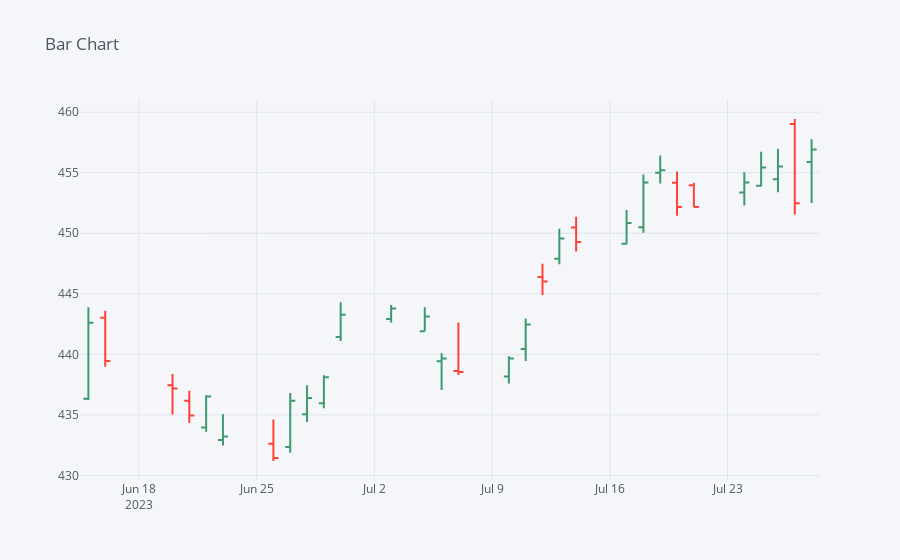

This figure's notebook cell:
### Code cell
# Ploting OHLC data
df3[-30:].iplot(kind='ohlc', title='Bar Chart')

### Figure 1 — Plotly figure (JSON) as saved in the notebook; plotly's stock layout.template omitted (floating-point values rounded to 4 significant figures)
{"data": [{"close": [442.6, 439.5, 437.2, 434.9, 436.5, 433.2, 431.4, 436.2, 436.4, 438.1, 443.3, 443.8, 443.1, 439.7, 438.5, 439.7, 442.5, 446.0, 449.6, 449.3, 450.8, 454.2, 455.2, 452.2, 452.2, 454.2, 455.4, 455.5, 452.5, 456.9], "high": [443.9, 443.6, 438.4, 437.0, 436.6, 435.1, 434.6, 436.8, 437.4, 438.3, 444.3, 444.1, 443.9, 440.1, 442.6, 439.8, 443.0, 447.5, 450.4, 451.4, 451.9, 454.9, 456.4, 455.1, 454.2, 455.0, 456.7, 457.0, 459.4, 457.8], "low": [436.2, 439.0, 435.0, 434.3, 433.6, 432.5, 431.2, 431.9, 434.4, 435.5, 441.1, 442.6, 441.9, 437.1, 438.3, 437.6, 439.4, 444.9, 447.5, 448.5, 449.1, 450.0, 454.1, 451.4, 452.2, 452.3, 453.9, 453.4, 451.5, 452.5], "open": [436.3, 443.0, 437.5, 436.2, 434.0, 432.9, 432.6, 432.4, 435.0, 436.0, 441.4, 442.9, 441.9, 439.4, 438.6, 438.2, 440.5, 446.4, 447.9, 450.5, 449.1, 450.5, 455.0, 454.2, 454.0, 453.4, 453.9, 454.5, 459.0, 455.9], "showlegend": false, "type": "ohlc", "x": ["2023-06-15", "2023-06-16", "2023-06-20", "2023-06-21", "2023-06-22", "2023-06-23", "2023-06-26", "2023-06-27", "2023-06-28", "2023-06-29", "2023-06-30", "2023-07-03", "2023-07-05", "2023-07-06", "2023-07-07", "2023-07-10", "2023-07-11", "2023-07-12", "2023-07-13", "2023-07-14", "2023-07-17", "2023-07-18", "2023-07-19", "2023-07-20", "2023-07-21", "2023-07-24", "2023-07-25", "2023-07-26", "2023-07-27", "2023-07-28"], "yaxis": "y2"}], "layout": {"legend": {"bgcolor": "#F5F6F9", "font": {"color": "#4D5663"}}, "paper_bgcolor": "#F5F6F9", "plot_bgcolor": "#F5F6F9", "title": {"font": {"color": "#4D5663"}, "text": "Bar Chart"}, "xaxis": {"gridcolor": "#E1E5ED", "rangeslider": {"visible": false}, "showgrid": true, "tickfont": {"color": "#4D5663"}, "title": {"font": {"color": "#4D5663"}, "text": ""}, "zerolinecolor": "#E1E5ED"}, "yaxis": {"gridcolor": "#E1E5ED", "showgrid": true, "showticklabels": false, "tickfont": {"color": "#4D5663"}, "title": {"font": {"color": "#4D5663"}, "text": ""}, "zerolinecolor": "#E1E5ED"}, "yaxis2": {"gridcolor": "#E1E5ED", "showgrid": true, "tickfont": {"color": "#4D5663"}, "title": {"font": {"color": "#4D5663"}, "text": ""}, "zerolinecolor": "#E1E5ED"}}}
